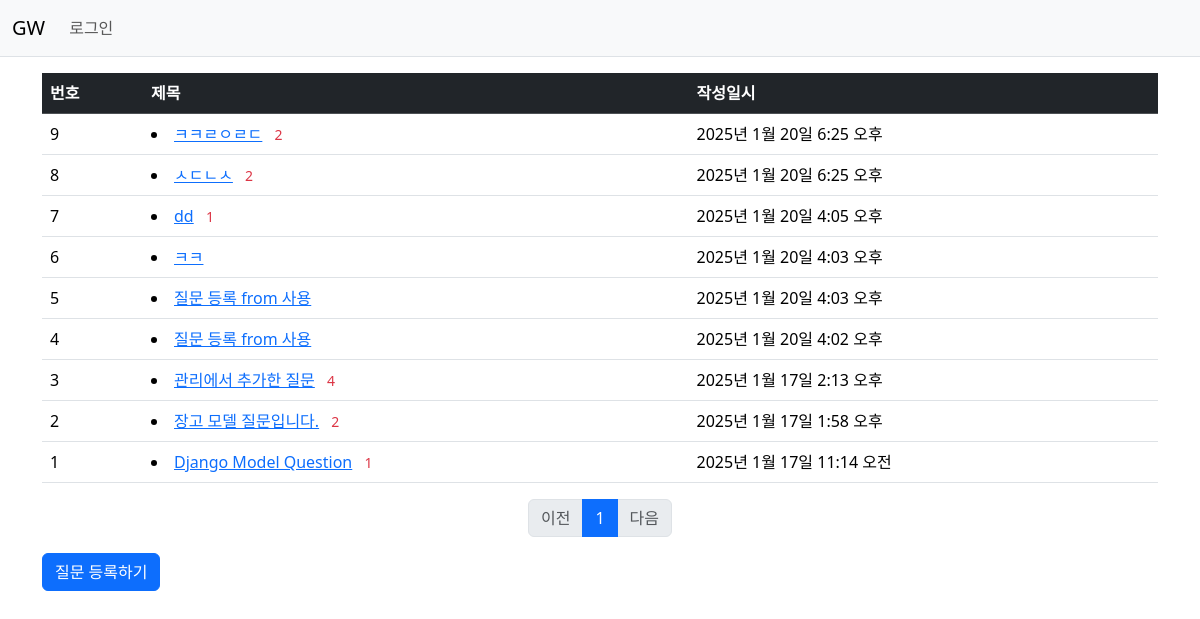
/gw/, run on an earlier commit of the app's database.
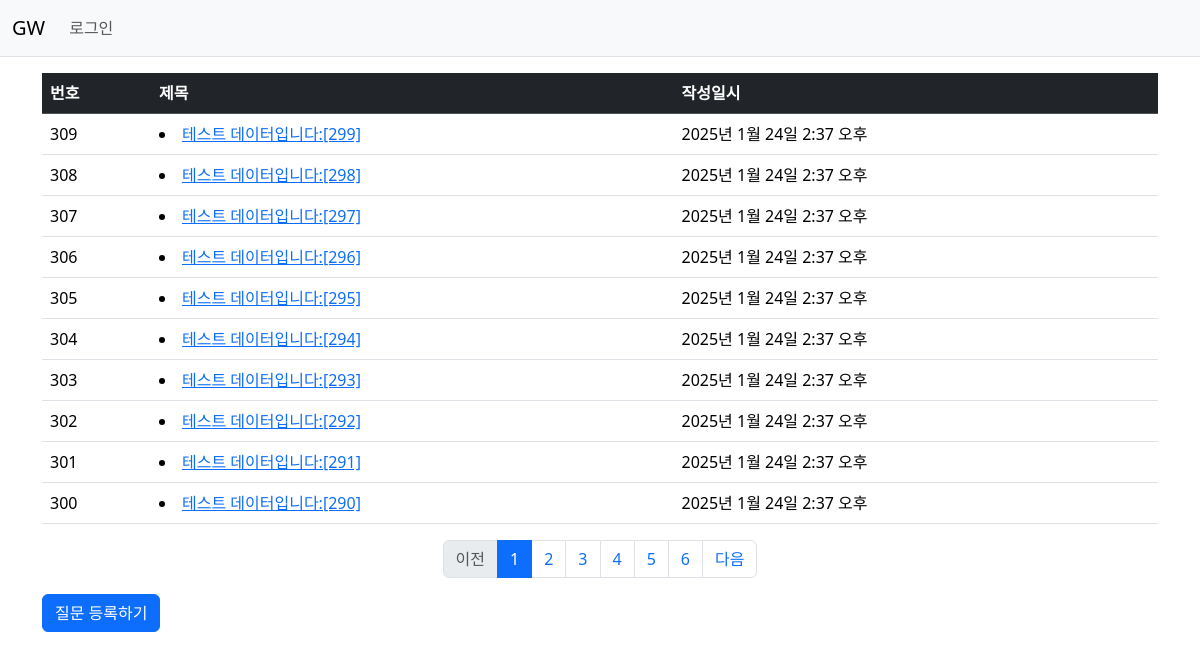
And on a later commit of the database.
### gw/models.py (models this page shows, shortened)
class Question(models.Model):
    subject = models.CharField(max_length=200)
    content = models.TextField()
    create_date = models.DateTimeField(default=now)

### gw/views.py (the view)
# urls.py: path('', views.index, name='index') # '/'에 해당하는 path 설정
def index(request):
    page = request.GET.get('page', '1')
    question_list = Question.objects.order_by('-create_date')
    paginator = Paginator(question_list, 10) # 페이지당 10개씩 보여준다.
    page_obj = paginator.get_page(page)
    context = {'question_list' : page_obj}
    return render(request, 'gw/question_list.html', context)

### gw/templatetags/gw_filter.py (called while the page is built)
@register.filter
def sub(value, arg):
    return value -arg

### templates/gw/question_list.html (shortened to what this page needs)
{% extends 'base.html' %}
{% load gw_filter %}
{% block content %}
<!-- {% load static %}
<link rel="stylesheet" type="text/css" href="{% static 'bootstrap.min.css' %}"> -->
<div class="container my-3">
    <table class="table">
        <thead>
        <tr class="table-dark">
            <th>번호</th>
            <th>제목</th>
            <th>작성일시</th>
        </tr>
        </thead>
        <tbody>
        {% if question_list %}
        {% for question in question_list %}
        <tr>
            <td>
                {{ question_list.paginator.count|sub:question_list.start_index|sub:forloop.counter0|add:1 }}
            </td>
            <td>
                <li>
                    <a href="{% url 'gw:detail' question.id %}">{{ question.subject }}</a>
                    {% if question.answer_set.count > 0 %}
                    <span class="text-danger small mx-2"> {{ question.answer_set.count }}</span>
                    {% endif %}
                </li>
            </td>
            <td>{{ question.create_date }}</td>
        </tr>
        {% endfor %}
        {% else %}
        <tr>
            <td colspan="3">질문이 없습니다.</td>
        </tr>
        {% endif %}
        </tbody>
    </table>
    <ul class="pagination justify-content-center">
        {% if question_list.has_previous %}
        <li class="page-item">
           <a class="page-link" href="?page={{ question_list.previous_page_number }}">이전</a>
        </li>
        {% else %}
        <li class="page-item disabled">
            <a class="page-link" tabindex="-1" aria-disabled="true" href="#">이전</a>
        </li>
        {% endif %}
        {% for page_number in question_list.paginator.page_range %}
        {% if page_number >= question_list.number|add:-5 and page_number <= question_list.number|add:5 %}
        {% if page_number == question_list.number %}
        <li class="page-item active" aria-current="page">
            <a class="page-link" href="?page={{ page_number }}">{{ page_number }}</a>
        </li>
        {% else %}
        <li class="page-item">
            <a class="page-link" href="?page={{ page_number }}">{{ page_number }}</a>
        </li>
        {% endif %}
        {% endif %}
        {% endfor %}
        {% if question_list.has_next %}
        <li class="page-item">
            <a class="page-link" href="?page={{ question_list.next_page_number}}">다음</a>
        </li>
        {% else %}
        <li class="page-item disabled">
            <a class="page-link" tabindex="-1" aria-disabled="true" href="#">다음</a>
        </li>
        {% endif %}
    </ul>
    <a href="{% url 'gw:question_create' %}" class="btn btn-primary">질문 등록하기</a>
</div>
{% endblock content %}

What changed in the data, as far as the page shows it:
no longer on this page (row unchanged): Question: paginator.count|sub "9", subject "ㅋㅋㄹㅇㄹㄷ", answer_set.count "2", create_date "2025년 1월 20일 6:25 오후"
no longer on this page (row unchanged): Question: paginator.count|sub "8", subject "ㅅㄷㄴㅅ", answer_set.count "2", create_date "2025년 1월 20일 6:25 오후"
no longer on this page (row unchanged): Question: paginator.count|sub "7", subject "dd", answer_set.count "1", create_date "2025년 1월 20일 4:05 오후"
no longer on this page (row unchanged): Question: paginator.count|sub "6", subject "ㅋㅋ", create_date "2025년 1월 20일 4:03 오후"
no longer on this page (row unchanged): Question: paginator.count|sub "5", subject "질문 등록 from 사용", create_date "2025년 1월 20일 4:03 오후"
no longer on this page (row unchanged): Question: paginator.count|sub "4", subject "질문 등록 from 사용", create_date "2025년 1월 20일 4:02 오후"
no longer on this page (row unchanged): Question: paginator.count|sub "3", subject "관리에서 추가한 질문", answer_set.count "4", create_date "2025년 1월 17일 2:13 오후"
no longer on this page (row unchanged): Question: paginator.count|sub "2", subject "장고 모델 질문입니다.", answer_set.count "2", create_date "2025년 1월 17일 1:58 오후"
no longer on this page (row unchanged): Question: paginator.count|sub "1", subject "Django Model Question", answer_set.count "1", create_date "2025년 1월 17일 11:14 오전"
added Question: paginator.count|sub "309", subject "테스트 데이터입니다:[299]", create_date "2025년 1월 24일 2:37 오후"
added Question: paginator.count|sub "308", subject "테스트 데이터입니다:[298]", create_date "2025년 1월 24일 2:37 오후"
added Question: paginator.count|sub "307", subject "테스트 데이터입니다:[297]", create_date "2025년 1월 24일 2:37 오후"
added Question: paginator.count|sub "306", subject "테스트 데이터입니다:[296]", create_date "2025년 1월 24일 2:37 오후"
added Question: paginator.count|sub "305", subject "테스트 데이터입니다:[295]", create_date "2025년 1월 24일 2:37 오후"
added Question: paginator.count|sub "304", subject "테스트 데이터입니다:[294]", create_date "2025년 1월 24일 2:37 오후"
added Question: paginator.count|sub "303", subject "테스트 데이터입니다:[293]", create_date "2025년 1월 24일 2:37 오후"
added Question: paginator.count|sub "302", subject "테스트 데이터입니다:[292]", create_date "2025년 1월 24일 2:37 오후"
added Question: paginator.count|sub "301", subject "테스트 데이터입니다:[291]", create_date "2025년 1월 24일 2:37 오후"
added Question: paginator.count|sub "300", subject "테스트 데이터입니다:[290]", create_date "2025년 1월 24일 2:37 오후"
Also different on the page:
new list line: "2"
new list line: "3"
new list line: "4"
new list line: "5"
new list line: "6"
